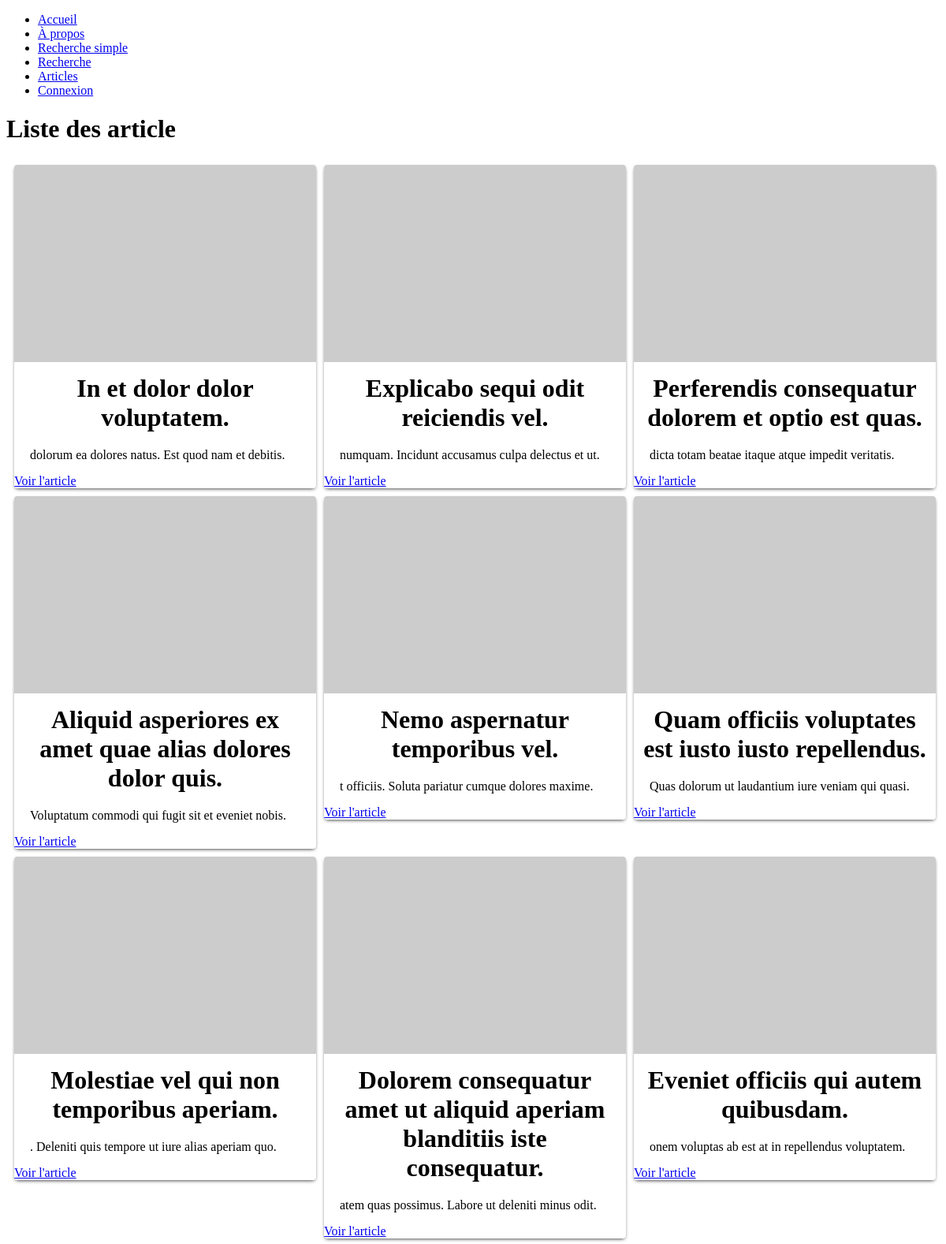
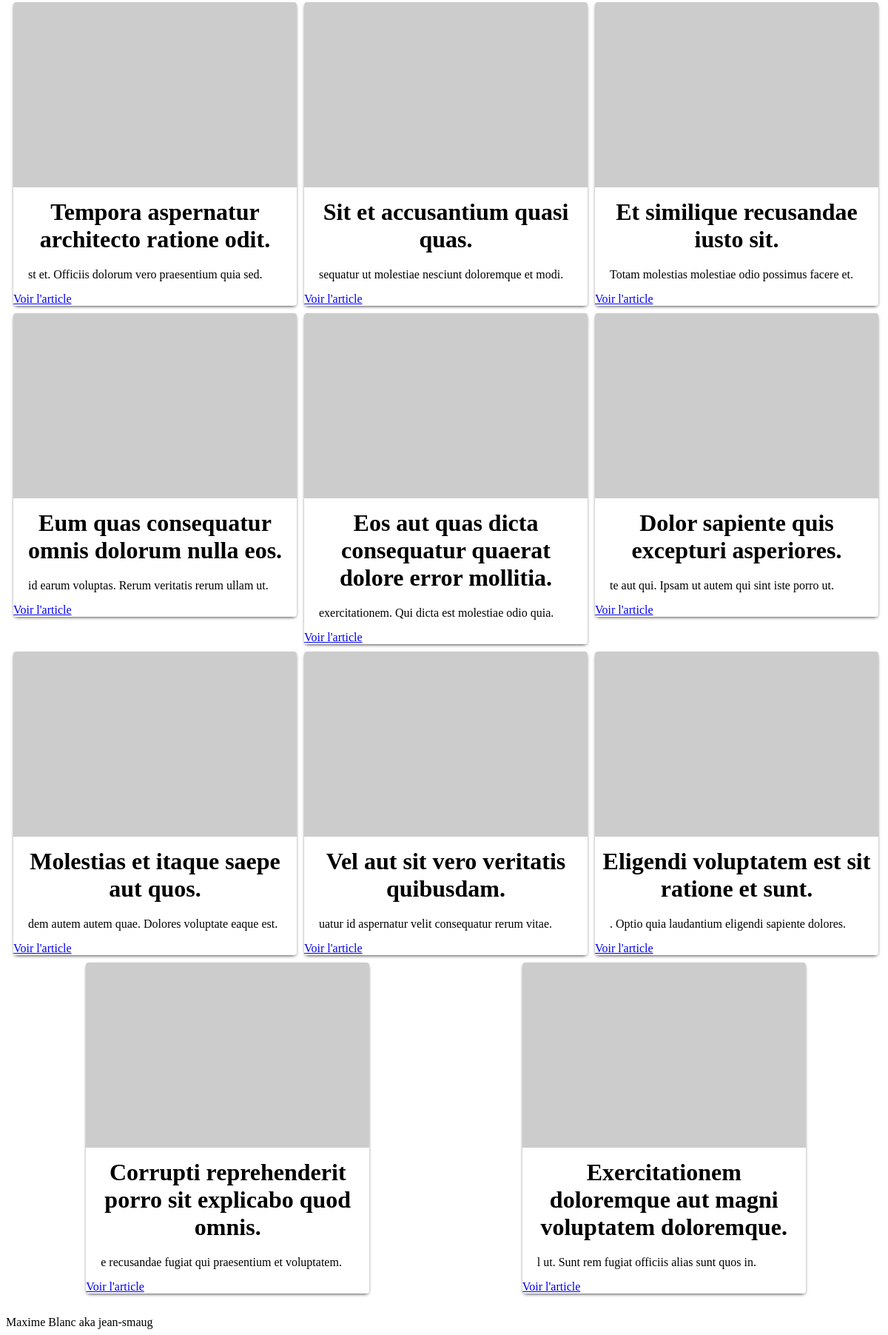
The page /articles on the database its author committed (2 pictures, top to bottom).
### tables this page shows
CREATE TABLE articles (
    id INTEGER PRIMARY KEY AUTOINCREMENT,
    title TEXT NOT NULL,
    body TEXT NOT NULL,
    image TEXT NOT NULL 
);

### src/Core/Controller.php (called while the page is built, shortened)
<?php
abstract class Controller
{
    public function render($view, $variables = [])
    {
        extract($variables);
        require_once __DIR__ . "/../../views/$view.php";
    }
}

### src/Controller/ArticleController.php (called while the page is built, shortened)
<?php
class ArticleController extends Controller
{
    private $articleModel;
    public function __construct()
    {
        $this->articleModel = new Article();
    }
    public function index() {
        $articles = $this->articleModel->fetchAll();
        $this->render("articles/index", [
            "articles" => $articles
        ]);
    }
}

### index.php (called while the page is built, shortened)
<?php
$pathname = $_SERVER["PATH_INFO"] ?? "/";
$method = $_SERVER["REQUEST_METHOD"];
$routes = [
    "GET" => [
        "/" => [\App\Controller\HomeController::class, "index"],
        "/about" => [\App\Controller\StaticController::class, "index"],
        "/articles" => [\App\Controller\ArticleController::class, "index"],
        "/article" => [\App\Controller\ArticleController::class, "show"],
        "/search-simple" => [\App\Controller\SearchController::class, "indexSimple"],
        "/search" => [\App\Controller\SearchController::class, "index"],
        "/api/search" => [\App\Controller\SearchController::class, "search"],
    ],
    "POST" => []
];
$match = $routes[$method][$pathname] ?? null;
[$controllerClass, $action] = $match;
$controller = new $controllerClass();
$controller->$action();

### src/Core/Model.php (called while the page is built, shortened)
<?php
abstract class Model
{
    private \PDO $database;
    private $table;
    public function __construct($table)
    {
        $database = new Database();
        $this->database = $database->getDatabase();
        $this->table = $table;
    }
    public function fetchAll()
    {
        return $this->database
            ->query("SELECT * FROM $this->table")
            ->fetchAll(\PDO::FETCH_ASSOC);
    }
}

### src/Core/Database.php (called while the page is built, shortened)
<?php
class Database
{
    private static $database;
    public function __construct()
    {
        if(Database::$database === null) {
            Database::$database = new \PDO("sqlite:".Config::SQLITE_PATH);
        }
    }
    public function getDatabase()
    {
        return Database::$database;
    }
}

### views/articles/index.php (the view)
<h1 class="text-4xl">Liste des article</h1>
<ul class="List mt-4">
    <?php foreach ($articles as $article): ?>
        <li>
            <div class="Card">
                <div class="Card__Image">
                    <img src="<?= $article["image"] ?>" alt="">
                </div>
                <h2 class="Card__Title"><?= $article["title"] ?></h2>
                <p class="Card__Content">
                    <?= substr($article["body"], -50 ) ?>
                </p>
                <a href="/article?id=<?= $article["id"] ?>">Voir l'article</a>
            </div>
        </li>
    <?php endforeach; ?>
</ul>

### assets/css/Card.css (style rules this page uses)
.Card { background: white; box-shadow: 0px 2px 5px -2px #000; font-family: "Avenir Next"; border-radius: 4px; cursor: pointer; overflow: hidden; }
.Card__Title { margin: 5px 0; text-align: center; font-size: 32px; padding: 10px; }
.Card__Image { margin: 0; width: 100%; height: 250px; overflow: hidden; }
.Card__Image > img { width: 100%; height: 100%; transition: transform ease 500ms; }
.Card__Content { margin: 5px 0; text-align: justify; padding: 5px 20px 10px; }

### assets/css/List.css (style rules this page uses)
.List { padding: 5px 0 20px 5px; margin: 0; display: flex; overflow-x: scroll; max-width: 100%; list-style: none; }
.List > li { min-width: 400px; margin: 0 5px; }
.List > li:first-child { margin-left: 0; }
@media screen and (min-width: 720px) { .List { flex-wrap: wrap; justify-content: space-around; } }
@media screen and (min-width: 720px) { .List > li { min-width: unset; width: calc(100%/2 - 10px); margin: 0 0 10px 0; } }
@media screen and (min-width: 1080px) { .List > li { width: calc(100%/3 - 10px); } }

### rows shown on the page
articles: title "In et dolor dolor voluptatem.", body "dolorum ea dolores natus. Est quod nam et debitis."
articles: title "Explicabo sequi odit reiciendis vel.", body "numquam. Incidunt accusamus culpa delectus et ut."
articles: title "Perferendis consequatur dolorem et optio est quas.", body "dicta totam beatae itaque atque impedit veritatis."
articles: title "Aliquid asperiores ex amet quae alias dolores dolor quis.", body "Voluptatum commodi qui fugit sit et eveniet nobis."
articles: title "Nemo aspernatur temporibus vel.", body "t officiis. Soluta pariatur cumque dolores maxime."
articles: title "Quam officiis voluptates est iusto iusto repellendus.", body "Quas dolorum ut laudantium iure veniam qui quasi."
articles: title "Molestiae vel qui non temporibus aperiam.", body ". Deleniti quis tempore ut iure alias aperiam quo."
articles: title "Dolorem consequatur amet ut aliquid aperiam blanditiis iste consequatur.", body "atem quas possimus. Labore ut deleniti minus odit."
articles: title "Eveniet officiis qui autem quibusdam.", body "onem voluptas ab est at in repellendus voluptatem."
articles: title "Tempora aspernatur architecto ratione odit.", body "st et. Officiis dolorum vero praesentium quia sed."
articles: title "Sit et accusantium quasi quas.", body "sequatur ut molestiae nesciunt doloremque et modi."
articles: title "Et similique recusandae iusto sit.", body "Totam molestias molestiae odio possimus facere et."
articles: title "Eum quas consequatur omnis dolorum nulla eos.", body "id earum voluptas. Rerum veritatis rerum ullam ut."
articles: title "Eos aut quas dicta consequatur quaerat dolore error mollitia.", body "exercitationem. Qui dicta est molestiae odio quia."
articles: title "Dolor sapiente quis excepturi asperiores.", body "te aut qui. Ipsam ut autem qui sint iste porro ut."
articles: title "Molestias et itaque saepe aut quos.", body "dem autem autem quae. Dolores voluptate eaque est."
articles: title "Vel aut sit vero veritatis quibusdam.", body "uatur id aspernatur velit consequatur rerum vitae."
articles: title "Eligendi voluptatem est sit ratione et sunt.", body ". Optio quia laudantium eligendi sapiente dolores."
articles: title "Corrupti reprehenderit porro sit explicabo quod omnis.", body "e recusandae fugiat qui praesentium et voluptatem."
articles: title "Exercitationem doloremque aut magni voluptatem doloremque.", body "l ut. Sunt rem fugiat officiis alias sunt quos in."
